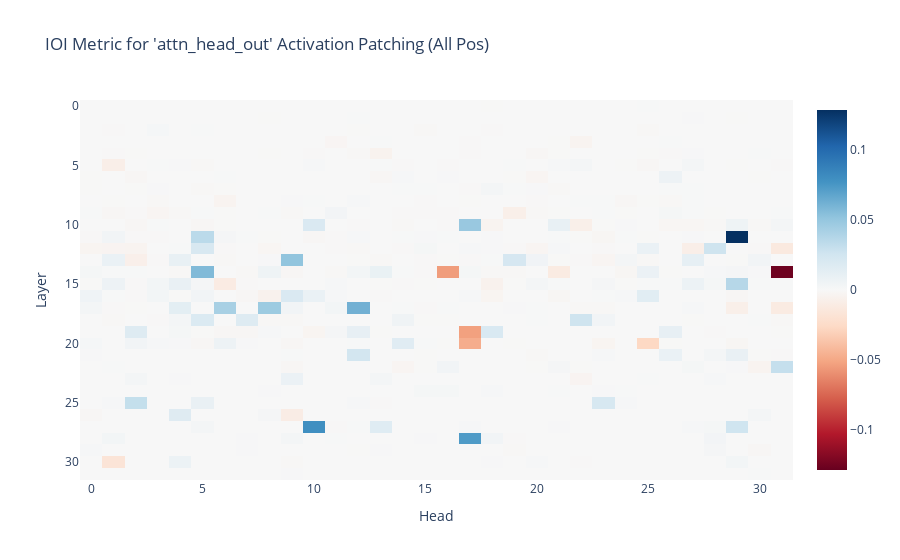

Notebook code cell kept with this figure:
### Markdown cell above
Unlike with Pythia without dropout, here we see that no one head can recover performance. L7H4, L7H6, and L8H9 show the biggest performance recovery.

Interestingly, only one of these (L8H9) was in our NMH candidate list above.

### Code cell
attn_head_out_all_pos_act_patch_results = patching.get_act_patch_attn_head_out_all_pos(model, corrupted_tokens, clean_cache, ioi_metric)
imshow(attn_head_out_all_pos_act_patch_results, 
       yaxis="Layer", 
       xaxis="Head", 
       title="IOI Metric for 'attn_head_out' Activation Patching (All Pos)")

### Figure 1 — Plotly figure (JSON) as saved in the notebook; plotly's stock layout.template omitted (floating-point values rounded to 4 significant figures; data arrays with more than 128 entries replaced by an {"elided": "..."} marker saying what was removed)
{"data": [{"coloraxis": "coloraxis", "hovertemplate": "x: %{x}<br>y: %{y}<br>color: %{z}<extra></extra>", "name": "0", "type": "heatmap", "xaxis": "x", "yaxis": "y", "z": {"elided": "32x32 float values"}}], "layout": {"coloraxis": {"cmid": 0, "colorscale": [[0, "rgb(103,0,31)"], [0.1, "rgb(178,24,43)"], [0.2, "rgb(214,96,77)"], [0.3, "rgb(244,165,130)"], [0.4, "rgb(253,219,199)"], [0.5, "rgb(247,247,247)"], [0.6, "rgb(209,229,240)"], [0.7, "rgb(146,197,222)"], [0.8, "rgb(67,147,195)"], [0.9, "rgb(33,102,172)"], [1, "rgb(5,48,97)"]]}, "title": {"text": "IOI Metric for 'attn_head_out' Activation Patching (All Pos)"}, "xaxis": {"anchor": "y", "domain": [0, 1], "title": {"text": "Head"}}, "yaxis": {"anchor": "x", "autorange": "reversed", "domain": [0, 1], "title": {"text": "Layer"}}}}
